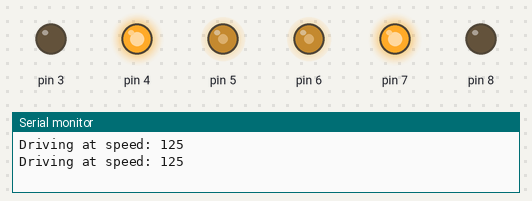
Bench run of a program on a simulated Arduino Nano, built with avr-gcc and run on an emulated ATmega328P. Parts: output pins drawn as LEDs (lit = HIGH), the last lines printed to the serial monitor.

Above: at 0.05 s.
At 0.65 s:
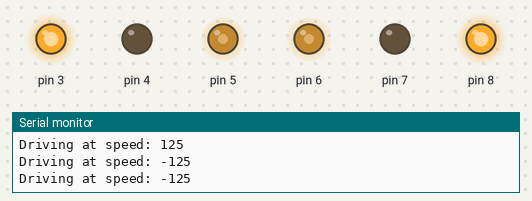
At 1.15 s:
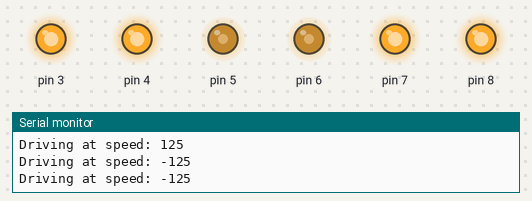
Timing chart, 0 to 3.0 s (numbered marks = the images above):
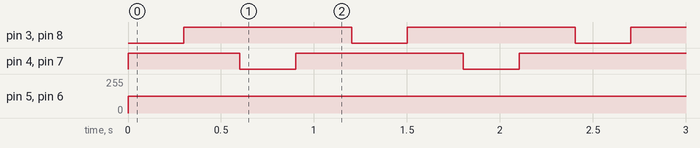

Measured:
- by itself, pin 3, pin 8: alternates HIGH for 0.90 s and LOW for 0.30 s
- by itself, pin 4, pin 7: repeats every 1.2 s: LOW 0.30 s, HIGH 0.90 s
- by itself, pin 5, pin 6: 0/255 → 125/255 at 0.00 s

The program:

main.cpp
```cpp
#include <Arduino.h>
#include <Motor.h>

// Motor A pins
const int PWMA = 6;
const int AIN1 = 8;
const int AIN2 = 7;

// Motor B pins
const int PWMB = 5;
const int BIN1 = 3;
const int BIN2 = 4;

// Create motor objects
Motor motor1(AIN1, AIN2, PWMA, -1);
Motor motor2(BIN1, BIN2, PWMB, -1);

void setup() {
  Serial.begin(9600);
}

void loop() {
  // Run both motors forward
  motor1.drive(125);
  motor2.drive(125);
  delay(300);

  // Brake both motors
  motor1.brake();
  motor2.brake();
  delay(300);

  motor1.drive(-125);
  motor2.drive(-125);
  delay(300);

  motor1.brake();
  motor2.brake();
  delay(300);
}
```

Motor.h
```cpp
#pragma once

#include "Arduino.h"

/* TB6612FNG Notes:
    inp1 & inp2 control direction of motor:
        - inp1 HIGH, inp2 LOW: forward (CC)
        - inp1 LOW, inp2 HIGH: reverse (CCW)
        - inp1 HIGH, inp2 HIGH: short/instant brake
        - inp1 LOW, inp2 LOW: coast brake (free run)

    pwm controls speed of motor (0-255)
*/
class Motor {
public:
    Motor(int inp1, int inp2, int pwm, int offset);
    void drive(int speed);

    void brake();

    void coast();

     // Used to switch for the motor to standby mode; if LOW, shuts down everything & disconnects motors, so usually HIGH
    //void standby();

private:
    int inp1, inp2, pwm, offset, standby;

    void fwd(int speed);
    void rev(int speed);
};
```

Motor.cpp
```cpp
#include <Motor.h>
#include <math.h>

Motor::Motor(int inp1, int inp2, int pwm, int offset) {
    this->inp1 = inp1;
    this->inp2 = inp2;
    this->pwm = pwm;
    this->offset = offset;

    pinMode(inp1, OUTPUT);
    pinMode(inp2, OUTPUT);
    pinMode(pwm, OUTPUT);
    pinMode(standby, OUTPUT);
}

void Motor::drive(int speed) {
    Serial.println("Driving at speed: " + String(speed));
    if (offset == -1) { speed = -speed; }
    if (speed > 0) { fwd(speed);}
    else if (speed < 0) { rev(abs(speed)); }
    else { brake(); }
}

void Motor::coast() {
    digitalWrite(inp1, LOW);
    digitalWrite(inp2, LOW);
}

void Motor::brake() {
    digitalWrite(inp1, HIGH);
    digitalWrite(inp2, HIGH);
}

void Motor::fwd(int speed) {
    digitalWrite(inp1, HIGH);
    digitalWrite(inp2, LOW);
    analogWrite(pwm, speed);
}

void Motor::rev(int speed) {
    digitalWrite(inp1, LOW);
    digitalWrite(inp2, HIGH);
    analogWrite(pwm, speed);
}
```
